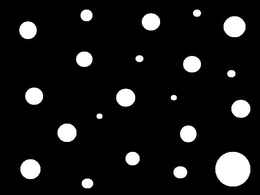
%> input picture disks_cloud.jpg, 260 x 195 px, shrunk from 700 x 525 before the run
$ octave --eval "result = danielson('disks_cloud.jpg');"   (GNU Octave 9; MATLAB toolbox functions it lacks are replaced by stand-ins)
%> lines starting %> are read from the running program, lines starting %| are printed output that depends on the picture; in (x1, y1, x2, y2) boxes, pixels count from 0 and x2, y2 are one past the last pixel; in counts of white or black regions, pixels touching at a corner belong together; the program's own positions count from 1
function [D] = danielson(img_flnm, option_display, threshold)
%> called with img_flnm = 'disks_cloud.jpg'
%% danielson : algorithm to compute the discrete distance map on a binary image.
%
% Author and support : nicolas.douillet (at) free.fr, 2005-2021.
%
% Syntax
%
% - danielson(img_flnm);
% - danielson(img_flnm, option_display);
% - danielson(img_flnm, option_display, threshold);
% - D = danielson(img_flnm, option_display, threshold);
%
% Description
%
% - danielson(img_flnm) reads the image img_flnm, thresholds it at level
% 0.5 by default if it is not already a binary image, computes the distance map,
% and displays it.
%
% - danielson(img_flnm, option_display) displays it when option_display is
% either logical *true or numeric *1, and doesn't when it is either logical false
% or numeric 0.
%
% - danielson(img_flnm, option_display, threshold) uses the threshold value
% to binarize the image.
%
% - D = danielson(img_flnm, option_display, threshold) stores the resulting
% distance map in D.
%
% See also VORONOI
%
% Input arguments
%
% - img_flnm : characters string, the name -and the path if needed- of the
%              image file.
%
% - option_display : either logical *true/false or numeric *1/0.
%
% - threshold : double numeric scalar, 0 <= threshold <= 1.
%
% Output argument
%
% - D : numeric array, the resulting distance map in the meaning of v4 neighborhood,
%       size(D) = [H,W] with H the height of the image, and W the width, in pixels unit.
%
% Example
%
% I = imread('disks_cloud.jpg');
% image(I);
% axis equal, axis tight, axis off;
% danielson('disks_cloud.jpg',true);


%% Input parsing
assert(nargin > 0, 'Not enough input argument.');
assert(nargin < 4, 'Too many input arguments.');
assert(ischar(img_flnm), 'img_flnm must be a characters string.');

if nargin < 3

    threshold = 0.5;

    if nargin < 2

        option_display = true;

    else

        assert(islogical(option_display) || isnumeric(option_display), 'option_display must be of class either numeric or logical.');

    end

else

    assert(isnumeric(threshold) && threshold >= 0 && threshold <= 1, 'threshold must be a positive number and such that 0<= threshold <= 1.');

end


%% Body
% Reading image
I = imread(img_flnm);
%> I is the input picture: size 195x260x3 uint8; min 0, max 255, mean 22.9
H = size(I,1);  % height
%> H = 195
W = size(I,2); % width
%> W = 260


% RGB to gray and binary conversion
if numel(size(I)) > 2
    I = rgb2gray(I);
%> I: size 195x260 uint8
end

if ~islogical(I)
    I = imbinarize(I,threshold);
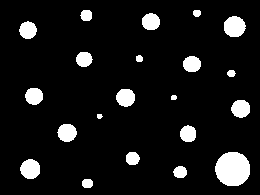
%> I: size 195x260 logical; 8.9% white; 21 white regions, largest, box (x1, y1, x2, y2) and area: (215, 152, 250, 186) 955, (224, 16, 246, 37) 364, (20, 159, 40, 179) 314
end


% Distance vectors array
T = inf(H+2,W+2,3);  % T(:,:,1) : i coordinate
                     % T(:,:,2) : j coordinate
                     % T(:,:,3) = sqrt(T(:,:,1)^2+T(:,:,2)^2) : norm


% Initialization: distance is null if (i,j) pixel belongs to an island.
Tf = inf(H,W);
f = I ~= 0;
Tf(f) = 0;
%> Tf: size 195x260 double; 91.11% of the values are NaN or infinite; the others: min 0, max 0, mean 0
T(2:end-1,2:end-1,:) = cat(3,Tf,Tf,Tf);


% danielson vector definition (move) :
e = [0,0];  % distance vector of (i,j) pixel to itself

              %                  Mask :
              %                   _ _
ei1 = [1,0];  % i = ordinate     |_|_|
ej1 = [0,1];  % j = abscissa     |_|
              %                   _ _
ei2 = [1,0];  %                  |_|_|
ej2 = [0,-1]; %                    |_|
              %                   _
ei3 = [-1,0]; %                  |_|_
ej3 = [0,1];  %                  |_|_|
              %                     _
ei4 = [-1,0]; %                   _|_|
ej4 = [0,-1]; %                  |_|_|


% Go through #1 : north-west
for j = W:-1:1
    for i = H:-1:1

        % Vectors definition
        v  = [T(i+1,j+1,1),T(i+1,j+1,2)] + e;
        v1 = [T(i+2,j+1,1),T(i+2,j+1,2)] + ei1;
        v2 = [T(i+1,j+2,1),T(i+1,j+2,2)] + ej1;

        % Compute the minimum
        [a,idx] = min([norm(v),norm(v1),norm(v2)]);

        % Update vectors in the array
        if idx == 2
            T(i+1,j+1,1) = v1(1);
            T(i+1,j+1,2) = v1(2);
        elseif idx == 3
            T(i+1,j+1,1) = v2(1);
            T(i+1,j+1,2) = v2(2);
        end
        % Update v norm
        T(i+1,j+1,3) = a;
    end
end
%> T: size 197x262x3 double; 9.65% of the values are NaN or infinite; the others: min 0, max 134, mean 17.02


% Go through #2 : north-east
for i = H:-1:1
    for j = 1:W
        % Vectors definition
        v  = [T(i+1,j+1,1),T(i+1,j+1,2)] + e;
        v1 = [T(i+2,j+1,1),T(i+2,j+1,2)] + ei2;
        v2 = [T(i+1,j,1),T(i+1,j,2)]     + ej2;

        % Compute the minimum
        [a,idx] = min([norm(v),norm(v1),norm(v2)]);

        % Update vectors in the array
        if idx == 2
            T(i+1,j+1,1) = v1(1);
            T(i+1,j+1,2) = v1(2);
        elseif idx == 3
            T(i+1,j+1,1) = v2(1);
            T(i+1,j+1,2) = v2(2);
        end
        % Update v norm
        T(i+1,j+1,3) = a;
    end
end
%> T: size 197x262x3 double; 5.3% of the values are NaN or infinite; the others: min -169, max 169, mean 9.23


% Go through #3 : south-west
for i = 1:H
    for j = W:-1:1
        % Vectors definition
        v  = [T(i+1,j+1,1),T(i+1,j+1,2)] + e;
        v1 = [T(i,j+1,1),T(i,j+1,2)]     + ei3;
        v2 = [T(i+1,j+2,1),T(i+1,j+2,2)] + ej3;

        % Compute the minimum
        [a,idx] = min([norm(v),norm(v1),norm(v2)]);

        % Update vectors in the array
        if idx == 2
            T(i+1,j+1,1) = v1(1);
            T(i+1,j+1,2) = v1(2);
        elseif idx == 3
            T(i+1,j+1,1) = v2(1);
            T(i+1,j+1,2) = v2(2);
        end
        % Update v norm
        T(i+1,j+1,3) = a;
    end
end
%> T: size 197x262x3 double; 1.77% of the values are NaN or infinite; the others: min -35, max 39.2, mean 4.47


% Go through #4 : south-east
for j = 1:W
    for i = 1:H
        % Vectors definition
        v  = [T(i+1,j+1,1),T(i+1,j+1,2)] + e;
        v1 = [T(i,j+1,1),T(i,j+1,2)]     + ei4;
        v2 = [T(i+1,j,1),T(i+1,j,2)]     + ej4;

        % Compute the minimum
        [a,idx] = min([norm(v),norm(v1),norm(v2)]);

        % Update vectors in the array
        if idx == 2
            T(i+1,j+1,1) = v1(1);
            T(i+1,j+1,2) = v1(2);
        elseif idx == 3
            T(i+1,j+1,1) = v2(1);
            T(i+1,j+1,2) = v2(2);
        end
        % Update v norm
        T(i+1,j+1,3) = a;
    end
end
%> T: size 197x262x3 double; 1.77% of the values are NaN or infinite; the others: min -30, max 39.2, mean 4.29


% Distance map only
D = T(:,:,3);
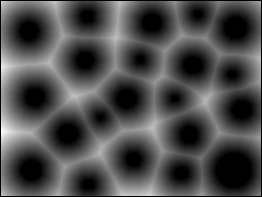
%> D: size 197x262 double; 1.77% of the values are NaN or infinite; the others: min 0, max 39.2, mean 12.08; drawn with min black, max white, NaN and infinite black
%> `result = danielson('disks_cloud.jpg');`:
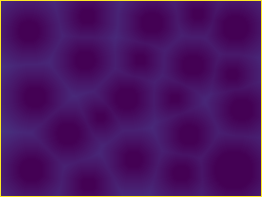
%> displayed picture: size 197x262x3, on the screen's scale of 0 to 255; mean R, G, B 73.9, 20.5, 98.2


%% Display
if option_display
    figure;
    image(D);
    axis equal, axis tight, axis off;
end


end % danielson
